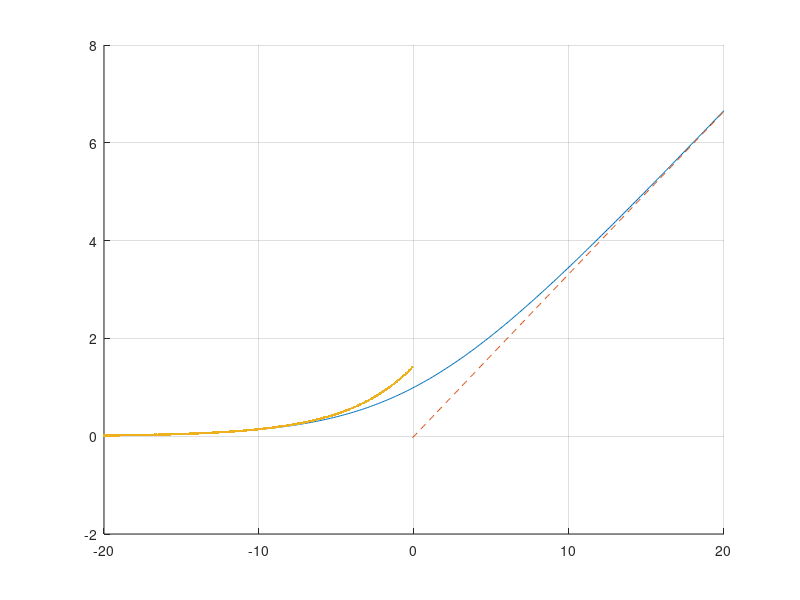
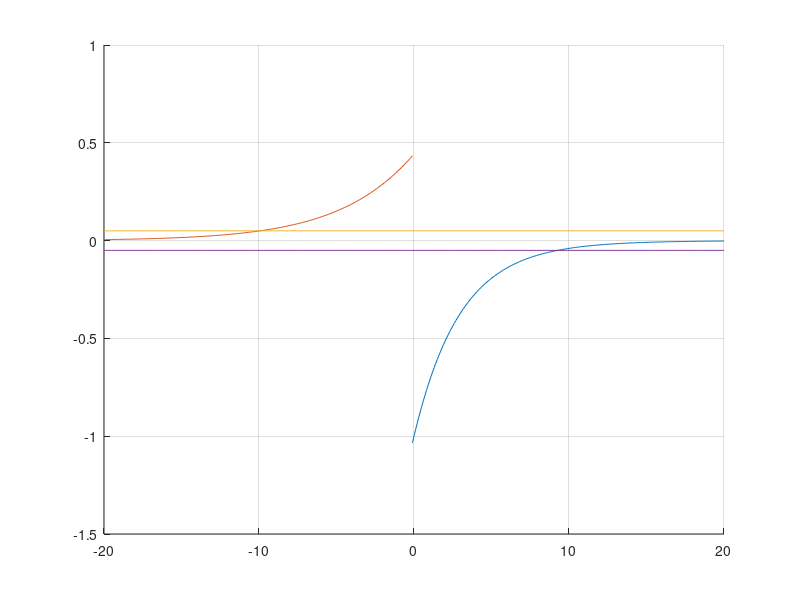

Source code (MATLAB) for these figures, in order:
clear all;

%%
% nList = 1:10;
% wList = 1:20;
% tmpRatio = zeros(size(nList,2), size(wList,2));
% 
% for idxN = 1:size(nList,2)
%     for idxW = 1:size(wList,2)
%         n = nList(idxN);
%         w = wList(idxW);
%         tmpRatio(idxN, idxW) = ((w*n/(w*n+1)) + (w /(w+n))) / ((1/(w*n+1)) + (n/(w+n)));
%     end
% end
% 
% mesh(wList, nList, tmpRatio);

%%
xdBList = -20:0.1:20;
xList = db2pow(xdBList);
tmpV1 = log2(1 + xList);
tmpV2 = log2(xList);
tmpV3 = xList .* log2(exp(1));

figure(1); hold on; grid on;
plot(xdBList, tmpV1);
plot(xdBList(200:end), tmpV2(200:end), '--');
plot(xdBList(1:200), tmpV3(1:200), '.');

figure(2); hold on; grid on;
plot(xdBList(200:end), (tmpV2(200:end) - tmpV1(200:end)) ./ tmpV1(200:end));
plot(xdBList(1:200), (tmpV3(1:200) - tmpV1(1:200)) ./ tmpV1(1:200));
plot(xdBList, 0.05 * ones(1,size(xdBList,2)));
plot(xdBList, -0.05 * ones(1,size(xdBList,2)));



